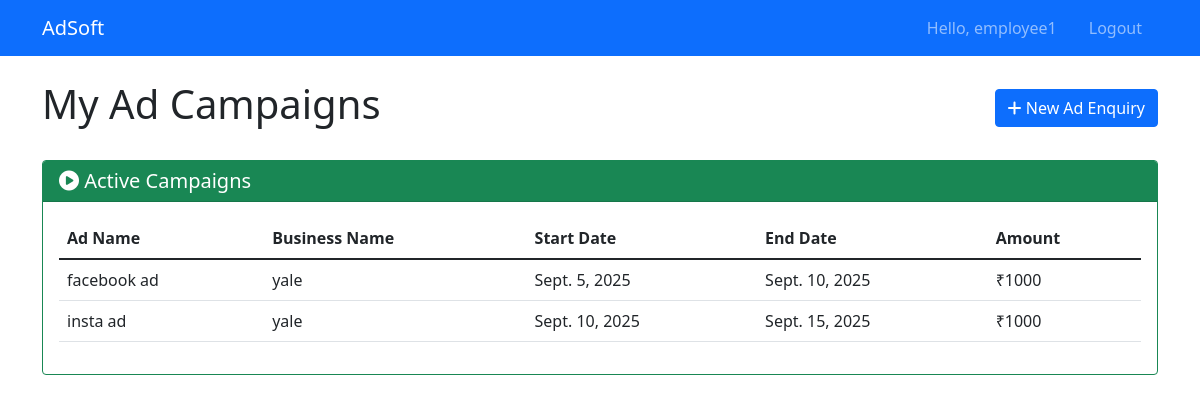
The page / (signed in) on the database as committed earlier.
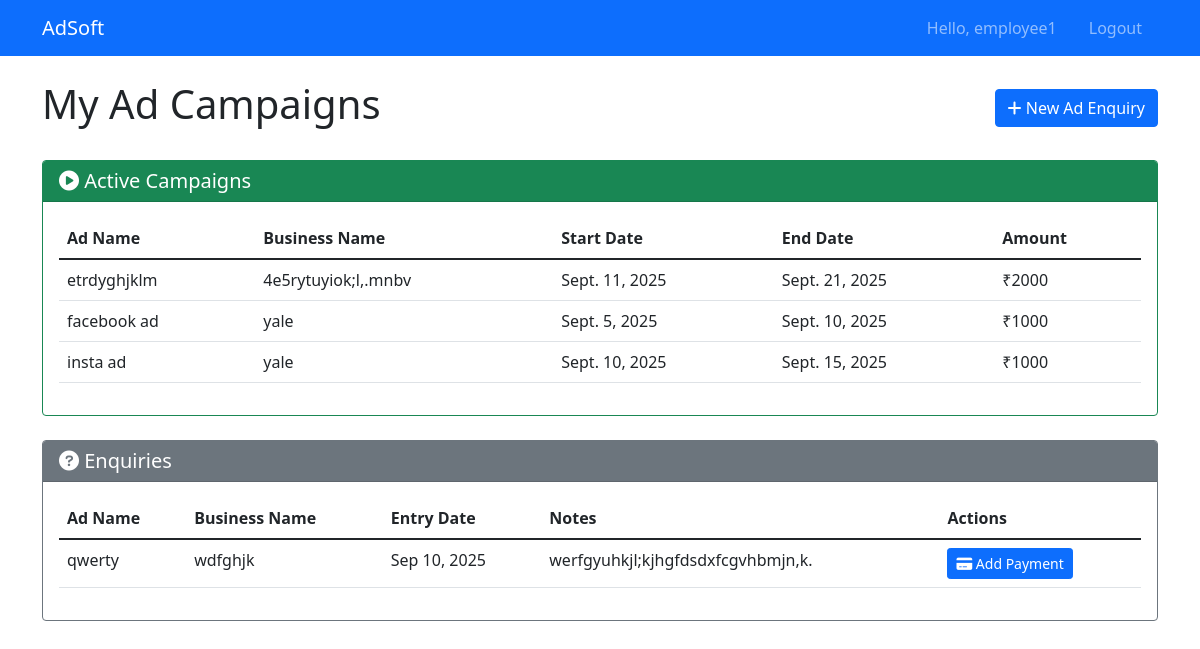
The same page on the database as committed later.
### campaigns/models.py (models this page shows, shortened)
class AdRecord(models.Model):
    STATUS_CHOICES = [
        ('enquiry', 'Enquiry'),
        ('pending', 'Pending Payment Verification'),
        ('active', 'Active'),
        ('completed', 'Completed'),
    ]
    AMOUNT_CHOICES = [
        (1000, '1000 INR (5 days)'),
        (2000, '2000 INR (10 days)'),
        (4000, '4000 INR (20 days)'),
        (6000, '6000 INR (30 days)'),
    ]
    AMOUNT_DAYS_MAPPING = {
        1000: 5,
        2000: 10,
        4000: 20,
        6000: 30
    }
    user = models.ForeignKey(User, on_delete=models.CASCADE, related_name='ad_records')
    ad_name = models.CharField(max_length=200)
    business_name = models.CharField(max_length=200)
    notes = models.TextField(blank=True)
    entry_date = models.DateTimeField(auto_now_add=True)
    start_date = models.DateField(null=True, blank=True)
    end_date = models.DateField(null=True, blank=True)
    amount = models.IntegerField(choices=AMOUNT_CHOICES, null=True, blank=True)
    upi_last_four = models.CharField(max_length=4, blank=True)
    admin_upi_id = models.CharField(max_length=50, blank=True)
    status = models.CharField(max_length=20, choices=STATUS_CHOICES, default='enquiry')
    renewed_from = models.ForeignKey('self', on_delete=models.SET_NULL, null=True, blank=True, related_name='renewals')
    class Meta:
        ordering = ['-entry_date']

### campaigns/views.py (the view)
# urls.py: path('', views.dashboard, name='dashboard'),
@login_required
def dashboard(request):
    user_ads = AdRecord.objects.filter(user=request.user)
    enquiries = user_ads.filter(status='enquiry')
    pending_ads = user_ads.filter(status='pending')
    active_ads = user_ads.filter(status='active')
    completed_ads = user_ads.filter(status='completed')
    follow_up_ads = completed_ads.filter(renewals__isnull=True)
    context = {
        'enquiries': enquiries,
        'pending_ads': pending_ads,
        'active_ads': active_ads,
        'completed_ads': completed_ads,
        'follow_up_ads': follow_up_ads,
    }
    return render(request, 'campaigns/dashboard.html', context)

### campaigns/templates/campaigns/dashboard.html (shortened to what this page needs)
{% extends 'base.html' %}
{% block content %}
<div class="row">
    <div class="col-md-12">
        <div class="d-flex justify-content-between align-items-center mb-4">
            <h1>My Ad Campaigns</h1>
            <a href="{% url 'create_ad' %}" class="btn btn-primary">
                <i class="fas fa-plus"></i> New Ad Enquiry
            </a>
        </div>
        {% if active_ads %}
        <div class="card mb-4 border-success">
            <div class="card-header bg-success text-white">
                <h5 class="mb-0"><i class="fas fa-play-circle"></i> Active Campaigns</h5>
            </div>
            <div class="card-body">
                <div class="table-responsive">
                    <table class="table table-hover">
                        <thead>
                            <tr>
                                <th>Ad Name</th>
                                <th>Business Name</th>
                                <th>Start Date</th>
                                <th>End Date</th>
                                <th>Amount</th>
                            </tr>
                        </thead>
                        <tbody>
                            {% for ad in active_ads %}
                            <tr>
                                <td>{{ ad.ad_name }}</td>
                                <td>{{ ad.business_name }}</td>
                                <td>{{ ad.start_date }}</td>
                                <td>{{ ad.end_date }}</td>
                                <td>₹{{ ad.amount }}</td>
                            </tr>
                            {% endfor %}
                        </tbody>
                    </table>
                </div>
            </div>
        </div>
        {% endif %}
        {% if enquiries %}
        <div class="card mb-4 border-secondary">
            <div class="card-header bg-secondary text-white">
                <h5 class="mb-0"><i class="fas fa-question-circle"></i> Enquiries</h5>
            </div>
            <div class="card-body">
                <div class="table-responsive">
                    <table class="table table-hover">
                        <thead>
                            <tr>
                                <th>Ad Name</th>
                                <th>Business Name</th>
                                <th>Entry Date</th>
                                <th>Notes</th>
                                <th>Actions</th>
                            </tr>
                        </thead>
                        <tbody>
                            {% for ad in enquiries %}
                            <tr>
                                <td>{{ ad.ad_name }}</td>
                                <td>{{ ad.business_name }}</td>
                                <td>{{ ad.entry_date|date:"M d, Y" }}</td>
                                <td>{{ ad.notes|truncatewords:10 }}</td>
                                <td>
                                    <a href="{% url 'add_payment' ad.id %}" class="btn btn-sm btn-primary">
                                        <i class="fas fa-credit-card"></i> Add Payment
                                    </a>
                                </td>
                            </tr>
                            {% endfor %}
                        </tbody>
                    </table>
                </div>
            </div>
        </div>
        {% endif %}
    </div>
</div>
{% endblock %}

Rows that differ between the two databases and show on the page:
added AdRecord: ad_name "etrdyghjklm", business_name "4e5rytuyiok;l,.mnbv", start_date "Sept. 11, 2025", end_date "Sept. 21, 2025", amount "2000", shown under "Active Campaigns"
added AdRecord: ad_name "qwerty", business_name "wdfghjk", entry_date "Sep 10, 2025", notes "werfgyuhkjl;kjhgfdsdxfcgvhbmjn,k.", shown under "Enquiries"
Other text that changed with them:
text now shown: "Enquiries Ad Name Business Name Entry Date Notes Actions"
